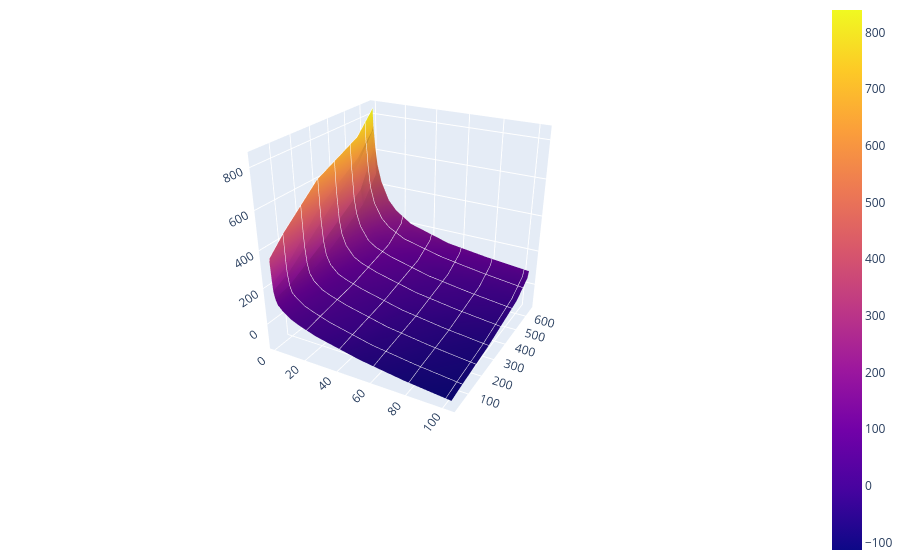

The cell this chart's notebook holds for it:
### Code cell
fig.update_xaxes(
    mirror=True,
    ticks='outside',
    showline=True,
    linecolor='black',
    gridcolor='lightgrey'
)

fig.show()

### Figure 1 — Plotly figure (JSON) as saved in the notebook; plotly's stock layout.template omitted (floating-point values rounded to 4 significant figures)
{"data": [{"contours": {"x": {"color": "White", "show": true}, "y": {"color": "White", "show": true}}, "type": "surface", "x": [24.27, 24.96, 103.7, 295.2, 544.8, 641.1, 652.4], "y": [0.0, 0.2575, 0.515, 1.288, 2.575, 5.15, 10.3, 15.45, 25.75, 51.5, 77.25, 103.0], "z": [[339.4, 353.1, 437.9, 607.6, 721.9, 825.3, 839.7], [236.8, 221.3, 262.9, 458.5, 609.0, 715.0, 740.7], [178.4, 181.4, 219.4, 375.9, 576.5, 713.3, 711.6], [140.2, 139.2, 159.7, 267.6, 428.9, 616.5, 623.4], [108.3, 108.2, 120.7, 191.9, 342.7, 473.7, 525.2], [85.94, 82.25, 97.37, 139.6, 262.8, 370.6, 427.4], [49.33, 48.13, 63.99, 96.13, 184.6, 282.2, 323.9], [28.33, 31.37, 45.1, 76.27, 149.6, 231.7, 270.8], [-3.626, -3.64, 13.6, 46.38, 112.7, 172.8, 208.3], [-55.17, -55.33, -41.69, -11.34, 53.27, 117.1, 141.1], [-89.67, -89.17, -74.29, -46.7, 17.64, 80.18, 109.7], [-113.3, -112.2, -98.75, -71.98, -11.69, 51.51, 86.32]]}], "layout": {"margin": {"b": 0, "l": 0, "r": 0, "t": 0}, "plot_bgcolor": "White", "scene": {"bgcolor": "White", "camera": {"center": {"x": 0.05, "z": -0.2}, "eye": {"x": 2.6, "y": 1.4, "z": 1.4}}, "xaxis": {"autorange": "reversed", "title": {"text": ""}}, "yaxis": {"title": {"text": ""}}, "zaxis": {"title": {"text": ""}}}, "xaxis": {"gridcolor": "lightgrey", "linecolor": "black", "mirror": true, "showline": true, "ticks": "outside"}}}
